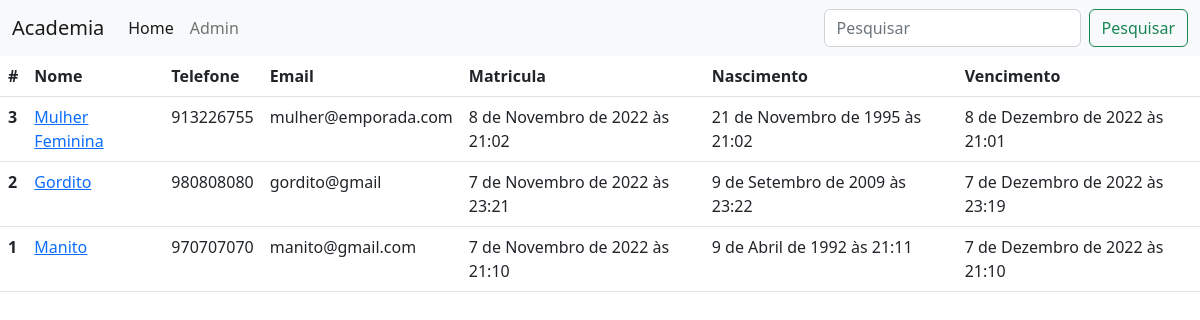
The page / on the database its author committed.
### alunos/models.py (models this page shows, shortened)
class Aluno(models.Model):
    nome = models.CharField(max_length=255)
    telefone = models.CharField(max_length=255)
    email = models.CharField(max_length=255, blank=True)
    data_criacao = models.DateTimeField(default=timezone.now)
    data_nascimento = models.DateTimeField()
    data_vencimento_matricula = models.DateTimeField(
        default=timezone.now() + timedelta(days=30))
    foto = models.ImageField(upload_to='fotos/%Y/%m/', blank=True)

### alunos/views.py (the view)
# urls.py: path('', views.index, name='index'),
def index(request):
    alunos = Aluno.objects.order_by('-data_criacao')
    paginator = Paginator(alunos, 10)
    page = request.GET.get('page')
    alunos = paginator.get_page(page)
    return render(request, 'alunos/index.html', {
        'alunos': alunos,
    })

### alunos/templates/alunos/index.html (shortened to what this page needs)
{% extends 'base.html' %} {% block conteudo %}
<div>
    <table class="table">
        <thead>
            <tr>
                <th scope="col">#</th>
                <th scope="col">Nome</th>
                <th scope="col">Telefone</th>
                <th scope="col">Email</th>
                <th scope="col">Matricula</th>
                <th scope="col">Nascimento</th>
                <th scope="col">Vencimento</th>
            </tr>
        </thead>
        <tbody>
            {% for aluno in alunos %}
            <tr>
                <th scope="row">{{ aluno.id }}</th>
                <td>
                    <a href="{% url 'aluno' aluno.id%}"> {{ aluno.nome }} </a>
                </td>
                <td>{{ aluno.telefone }}</td>
                <td>{{ aluno.email }}</td>
                <td>{{ aluno.data_criacao }}</td>
                <td>{{ aluno.data_nascimento }}</td>
                <td>{{ aluno.data_vencimento_matricula }}</td>
            </tr>
            {% endfor %}
        </tbody>
    </table>
</div>
{% endblock %}

### templates/base.html (shortened to what this page needs)
<!DOCTYPE html>
<html lang="en">
    <head>
        <link
            href="https://cdn.jsdelivr.net/npm/bootstrap@5.2.2/dist/css/bootstrap.min.css"
            rel="stylesheet"
        />
    </head>
    <body>
        {% include "parciais/_nav.html" %}
        {% block conteudo %}
        {% endblock conteudo %}
    </body>
</html>

### templates/parciais/_nav.html (shortened to what this page needs)
<nav class="navbar navbar-expand-lg bg-light">
    <div class="container-fluid">
        <a class="navbar-brand" href="/">Academia</a>
        <div class="collapse navbar-collapse" id="navbarSupportedContent">
            <ul class="navbar-nav me-auto mb-2 mb-lg-0">
                <li class="nav-item">
                    <a class="nav-link active" aria-current="page" href="/"
                        >Home</a
                    >
                </li>
                <li class="nav-item">
                    <a class="nav-link" href="/admin">Admin</a>
                </li>
            </ul>
            <form
                class="d-flex"
                role="search"
                method="get"
                action="{% url 'busca' %}"
            >
                <input
                    class="form-control me-2"
                    type="search"
                    placeholder="Pesquisar"
                    aria-label="Search"
                    name="q"
                    value="{{ request.GET.q }}"
                />
                <button class="btn btn-outline-success" type="submit">
                    Pesquisar
                </button>
            </form>
        </div>
    </div>
</nav>

### rows shown on the page
Aluno: id "3", nome "Mulher Feminina", telefone "913226755", email "mulher@emporada.com", data_criacao "8 de Novembro de 2022 às 21:02", data_nascimento "21 de Novembro de 1995 às 21:02", data_vencimento_matricula "8 de Dezembro de 2022 às 21:01"
Aluno: id "2", nome "Gordito", telefone "980808080", email "gordito@gmail", data_criacao "7 de Novembro de 2022 às 23:21", data_nascimento "9 de Setembro de 2009 às 23:22", data_vencimento_matricula "7 de Dezembro de 2022 às 23:19"
Aluno: id "1", nome "Manito", telefone "970707070", email "manito@gmail.com", data_criacao "7 de Novembro de 2022 às 21:10", data_nascimento "9 de Abril de 1992 às 21:11", data_vencimento_matricula "7 de Dezembro de 2022 às 21:10"
